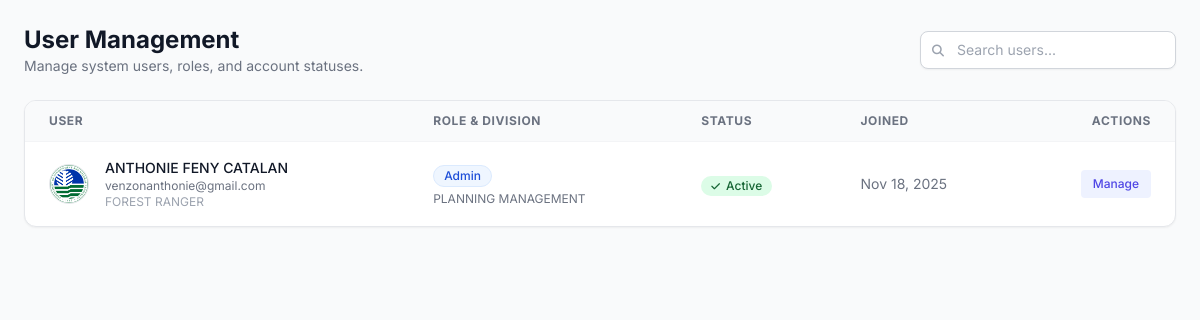
/admin_users.php (signed in), run on an earlier commit of the app's database.
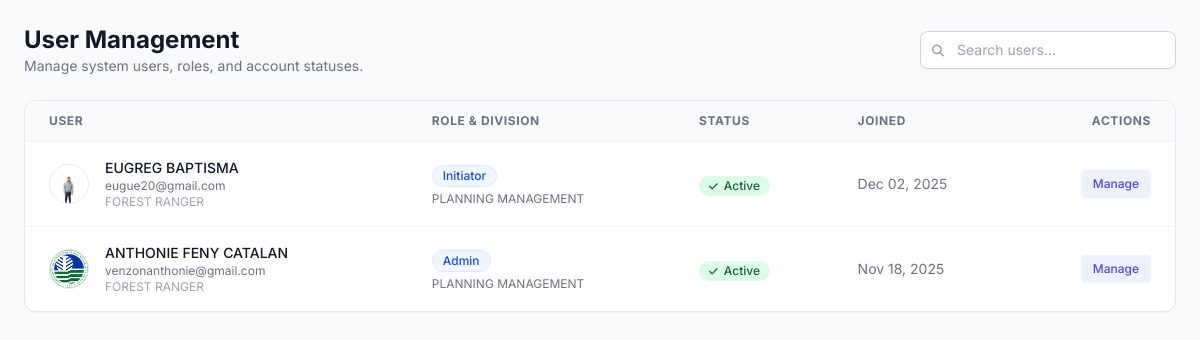
And on a later commit of the database.
### tables this page shows
CREATE TABLE `users` (
  `user_id` int(11) NOT NULL,
  `email` varchar(255) NOT NULL,
  `password_hash` varchar(255) NOT NULL,
  `first_name` varchar(100) NOT NULL,
  `middle_name` varchar(100) DEFAULT NULL,
  `last_name` varchar(100) NOT NULL,
  `suffix` varchar(20) DEFAULT NULL,
  `position` varchar(100) DEFAULT NULL,
  `designation` varchar(100) DEFAULT NULL,
  `division` varchar(100) DEFAULT NULL,
  `sex` enum('Male','Female','Other','Prefer not to say') DEFAULT NULL,
  `contact_number` varchar(50) DEFAULT NULL,
  `role` enum('Initiator','Section Chief','Division Chief','ARD','RED','Records Office','Admin') NOT NULL DEFAULT 'Initiator',
  `status` enum('pending','active','disabled') NOT NULL DEFAULT 'pending',
  `verification_token` varchar(255) DEFAULT NULL,
  `token_expiry` datetime DEFAULT NULL,
  `reset_token` varchar(255) DEFAULT NULL,
  `reset_token_expiry` datetime DEFAULT NULL,
  `created_at` timestamp NOT NULL DEFAULT current_timestamp(),
  `otos_userlink` int(11) NOT NULL,
  `profile_picture_path` varchar(255) DEFAULT NULL
);

### admin_users.php (the view, shortened to what this page needs)
<?php
require_once 'db.php';
$search = isset($_GET['search']) ? trim($_GET['search']) : '';
$users = [];
$sql = "SELECT user_id, first_name, last_name, email, role, status, division, position, created_at, profile_picture_path
        FROM users WHERE 1=1";
$sql .= " ORDER BY created_at DESC";
$stmt = $conn->prepare($sql);
$stmt->execute();
$result = $stmt->get_result();
while ($row = $result->fetch_assoc()) {
    $users[] = $row;
}
?>
<!DOCTYPE html>
<html lang="en">
<head>
    <script src="https://cdn.tailwindcss.com"></script>
    <link rel="stylesheet" href="https://cdnjs.cloudflare.com/ajax/libs/font-awesome/6.4.0/css/all.min.css">
</head>
<body class="text-gray-800 p-6">
    <div class="flex flex-col sm:flex-row sm:items-center sm:justify-between mb-6 gap-4">
        <div>
            <h1 class="text-2xl font-bold text-gray-900">User Management</h1>
            <p class="text-sm text-gray-500">Manage system users, roles, and account statuses.</p>
        </div>
        <div class="flex items-center gap-2">
            <form action="" method="GET" class="relative">
                <input type="text" name="search" value="<?php echo htmlspecialchars($search); ?>"
                       placeholder="Search users..."
                       class="pl-9 pr-4 py-2 border border-gray-300 rounded-lg text-sm focus:ring-indigo-500 focus:border-indigo-500 w-64 shadow-sm">
                <i class="fas fa-search absolute left-3 top-3 text-gray-400 text-xs"></i>
            </form>
        </div>
    </div>
    <div class="bg-white rounded-xl shadow-sm border border-gray-200 overflow-hidden">
        <div class="overflow-x-auto">
            <table class="w-full text-left border-collapse">
                <thead>
                    <tr class="bg-gray-50 border-b border-gray-100 text-xs font-semibold text-gray-500 uppercase tracking-wider">
                        <th class="px-6 py-3">User</th>
                        <th class="px-6 py-3">Role & Division</th>
                        <th class="px-6 py-3">Status</th>
                        <th class="px-6 py-3">Joined</th>
                        <th class="px-6 py-3 text-right">Actions</th>
                    </tr>
                </thead>
                <tbody class="divide-y divide-gray-100">
                    <?php if (count($users) > 0): ?>
                        <?php foreach ($users as $u): ?>
                            <tr class="hover:bg-gray-50 transition-colors">
                                <td class="px-6 py-4">
                                    <div class="flex items-center">
                                        <?php if (!empty($u['profile_picture_path']) && file_exists($u['profile_picture_path'])): ?>
                                            <img class="h-10 w-10 rounded-full object-cover border border-gray-200" src="<?php echo htmlspecialchars($u['profile_picture_path']); ?>" alt="">
                                        <?php else: ?>
                                            <div class="h-10 w-10 rounded-full bg-indigo-100 text-indigo-600 flex items-center justify-center font-bold text-sm">
                                                <?php echo get_initials($u['first_name'], $u['last_name']); ?>
                                            </div>
                                        <?php endif; ?>
                                        <div class="ml-4">
                                            <div class="text-sm font-medium text-gray-900"><?php echo htmlspecialchars($u['first_name'] . ' ' . $u['last_name']); ?></div>
                                            <div class="text-xs text-gray-500"><?php echo htmlspecialchars($u['email']); ?></div>
                                            <div class="text-xs text-gray-400"><?php echo htmlspecialchars($u['position']); ?></div>
                                        </div>
                                    </div>
                                </td>
                                <td class="px-6 py-4">
                                    <span class="inline-flex items-center px-2.5 py-0.5 rounded-full text-xs font-medium bg-blue-50 text-blue-700 border border-blue-100 mb-1">
                                        <?php echo htmlspecialchars($u['role']); ?>
                                    </span>
                                    <div class="text-xs text-gray-500"><?php echo htmlspecialchars($u['division']); ?></div>
                                </td>
                                <td class="px-6 py-4">
                                    <?php
                                        $statusClass = 'status-' . strtolower($u['status']);
                                        $statusIcon = match($u['status']) {
                                            'active' => 'fa-check',
                                            'pending' => 'fa-clock',
                                            'disabled' => 'fa-ban',
                                            default => 'fa-circle'
                                        };
                                    ?>
                                    <span class="inline-flex items-center gap-1.5 px-2.5 py-0.5 rounded-full text-xs font-medium <?php echo $statusClass; ?>">
                                        <i class="fas <?php echo $statusIcon; ?> text-[10px]"></i>
                                        <?php echo ucfirst(htmlspecialchars($u['status'])); ?>
                                    </span>
                                </td>
                                <td class="px-6 py-4 text-sm text-gray-500">
                                    <?php echo date('M d, Y', strtotime($u['created_at'])); ?>
                                </td>
                                <td class="px-6 py-4 text-right">
                                    <button onclick='openEditModal(<?php echo json_encode($u); ?>)' class="text-indigo-600 hover:text-indigo-900 font-medium text-xs bg-indigo-50 hover:bg-indigo-100 px-3 py-1.5 rounded transition-colors">
                                        Manage
                                    </button>
                                </td>
                            </tr>
                        <?php endforeach; ?>
                    <?php endif; ?>
                </tbody>
            </table>
        </div>
        </div>
</body>
</html>

### admin_users.php (style rules this page uses)
body { font-family: 'Inter', sans-serif; background-color: #f9fafb; }
.status-active { background-color: #dcfce7; color: #166534; }

What changed in the data, as far as the page shows it:
added users: profile_picture_path (picture), first_name+last_name "EUGREG BAPTISMA", email "eugue20@gmail.com", position "FOREST RANGER", role "Initiator", division "PLANNING MANAGEMENT", status "Active", created_at "Dec 02, 2025"
